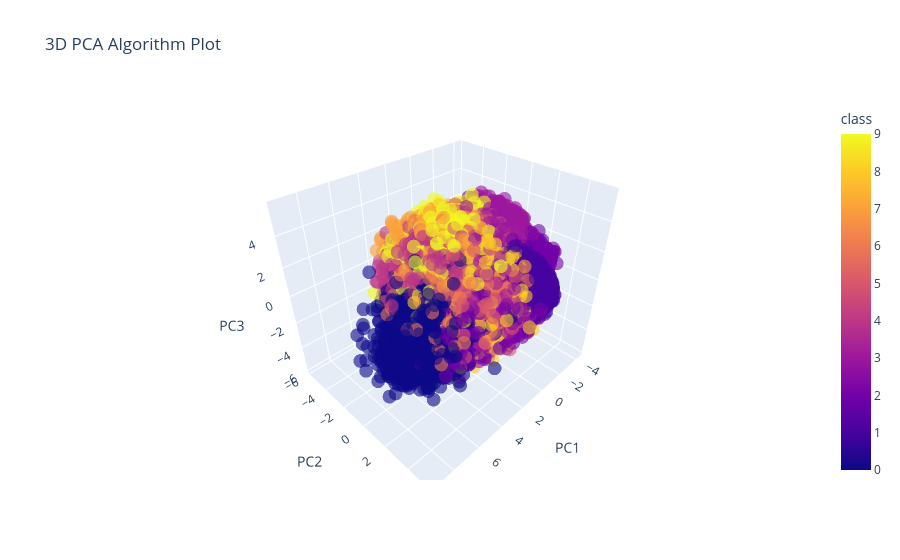

Here is the notebook cell this chart was saved with:
### Code cell
#3D PCA on Train Dataset
pca = PCA(n_components=3)
principal_components = pca.fit_transform(X_train_norm)

pc_df = pd.DataFrame(principal_components, columns=['PC1', 'PC2', 'PC3'])
pc_df['class'] = y.values

# plot
fig = px.scatter_3d(
    pc_df,
    x='PC1',
    y='PC2',
    z='PC3',
    color='class',
    opacity=0.6,
    size_max=5,
    title='3D PCA Algorithm Plot'
)

fig.show()

### Figure 1 — Plotly figure (JSON) as saved in the notebook; plotly's stock layout.template omitted (floating-point values rounded to 4 significant figures; data arrays with more than 128 entries replaced by an {"elided": "..."} marker saying what was removed)
{"data": [{"hovertemplate": "PC1=%{x}<br>PC2=%{y}<br>PC3=%{z}<br>class=%{marker.color}<extra></extra>", "legendgroup": "", "marker": {"color": {"elided": "54000 int values"}, "coloraxis": "coloraxis", "opacity": 0.6, "symbol": "circle"}, "mode": "markers", "name": "", "scene": "scene", "showlegend": false, "type": "scatter3d", "x": {"elided": "54000 float values"}, "y": {"elided": "54000 float values"}, "z": {"elided": "54000 float values"}}], "layout": {"coloraxis": {"colorbar": {"title": {"text": "class"}}, "colorscale": [[0, "#0d0887"], [0.1111, "#46039f"], [0.2222, "#7201a8"], [0.3333, "#9c179e"], [0.4444, "#bd3786"], [0.5556, "#d8576b"], [0.6667, "#ed7953"], [0.7778, "#fb9f3a"], [0.8889, "#fdca26"], [1, "#f0f921"]]}, "legend": {"tracegroupgap": 0}, "scene": {"domain": {"x": [0, 1], "y": [0, 1]}, "xaxis": {"title": {"text": "PC1"}}, "yaxis": {"title": {"text": "PC2"}}, "zaxis": {"title": {"text": "PC3"}}}, "title": {"text": "3D PCA Algorithm Plot"}}}
